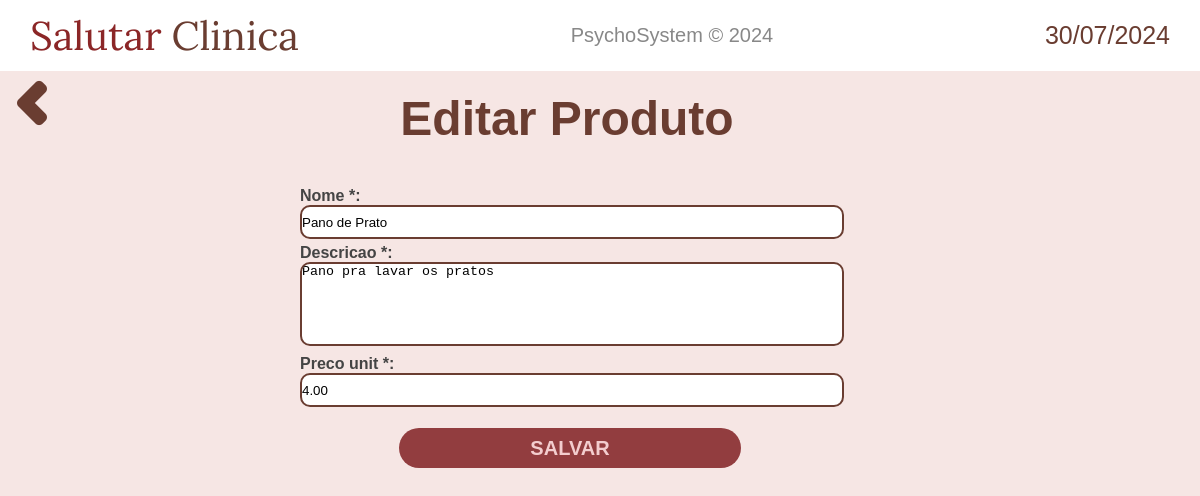
The page /produtos/editar/6 (signed in) on the database its author committed.
### produtos/models.py (models this page shows)
class Produto(models.Model):
    nome = models.CharField(max_length=50)
    descricao = models.TextField()
    preco_unit = models.DecimalField(max_digits=10, decimal_places=2)

### produtos/views.py (the view, shortened to what this page needs)
# urls.py: path('editar/<int:id>', views.editar_produto, name='editar_produto'),
@login_required(login_url='home:login')
def editar_produto(request, id):
    produto = get_object_or_404(Produto, id=id)
    form = ProdutoForm(instance=produto)
    context_ = {
        'data_atual': data_atual,
        'form': form,
        'page_title': 'Cadastro - ',
        'funcionalidade': 'editar',
    }
    return render(request, 'produtos/cadastro.html', context_)

### produtos/forms.py
class ProdutoForm(forms.ModelForm):
    def __init__(self, *args, **kwargs):
        super(ProdutoForm, self).__init__(*args, **kwargs)
        for field_name, field in self.fields.items():
            field.widget.attrs['class'] = 'form-input'
            if field_name == 'descricao':
                field.widget.attrs['class'] = 'form-input campo-descricao'
    class Meta:
        model = Produto
        fields = '__all__'

### produtos/templates/produtos/cadastro.html (shortened to what this page needs)
{% extends 'base.html' %}
{% load static %}
{% block content %}
<div style="display: flex;">
    <a href="{% url 'produtos:display_produtos' %}" class="return-button" style="position: static; margin-right: -130px;"><img src="{% static 'home/imagens/chevron-left.png' %}" alt=""></a>
    {% if funcionalidade == 'cadastrar' %}
        <h2 class="welcome-text">Cadastro de Produto</h2>
    {% else %}
        <h2 class="welcome-text">Editar Produto</h2>
    {% endif %}
</div>
<main>
    <div class="cadastro-container-produtos">
        <form method="post" style="width: 100%; ">
            {% for field in form %}
                <div style="width: 50%; margin: 5px auto;">
                    {% if field.field.required %}
                    <label class="cadastro-label" for="{{ field.id_for_label }}">{{ field.label }} *:</label><br>
                    {{ field }}
                    {% else %}
                    <label class="cadastro-label" for="{{ field.id_for_label }}">{{ field.label }}:</label><br>
                    {{ field }}
                    {% endif %}
                </div>
            {% endfor %}
            <div style="width: 95%; text-align: center; padding: 0; margin: 0;">
                <button type="submit" class="cadastrar-button" style="width: 30%;">SALVAR</button>
            </div>
        </form>
    </div>
</main>
{% endblock content %}

### static/home/css/styles.css (style rules this page uses)
* { margin: 0; padding: 0; }
body { background-color: #f6e6e4;; }
main { display: flex; margin-top: 3%; }
a { text-decoration: none; color: #6a3d31; }
.return-button { background-color: #ffffff00; border: none; cursor: pointer; position: absolute; }
.welcome-text { font-family: sans-serif; font-weight: bold; font-size: 3rem; color: #6a3d31; margin: 0 auto; margin-top: 20px; }

### static/pacientes/css/styles.css (style rules this page uses)
.form-input { border: 2px solid #6a3d31; height: 30px; width: 90%; resize: none; border-radius: 10px; }
.cadastrar-button { background-color: #923d3f; color: #f3cdce; border: none; border-radius: 50px; width: 57%; height: 40px; margin-top: 1rem; font-family: Arial, Helvetica, sans-serif; font-size: 20px; font-weight: bold; transition: 0.3s ease; cursor: pointer; }
.cadastro-label { font-family: Arial, Helvetica, sans-serif; color: #444; font-weight: 600; }

### static/produtos/css/styles.css (style rules this page uses)
.campo-descricao { height: 80px; }
.cadastro-container-produtos { width: 100%; }

### rows shown on the page
Produto: form "Pano de Prato" "Pano pra lavar os pratos" "4.00"

### other values the page prints
{{ data_atual }} "30/07/2024"
{{ field.label }} "Nome" "Descricao" "Preco unit"
